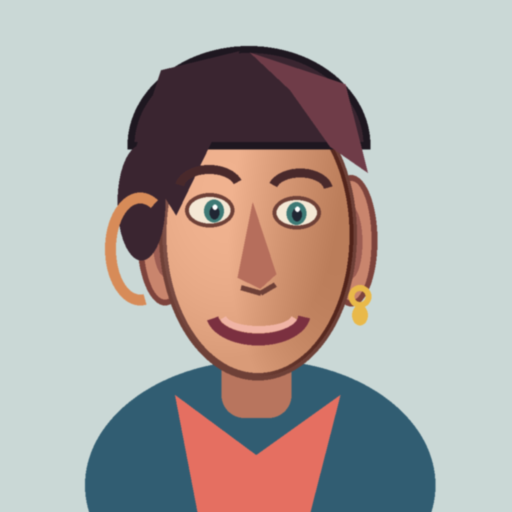
#> input picture tests/assets/benchmark_face_colour.png, 1024 x 1024 px (shown at 1/2 size)
$ python -i analysis.py   (imports and definitions only)   (older library calls are emulated)
#> lines starting #> are read from the running program, lines starting #| are printed output that depends on the picture; after the words box and inside, x2 and y2 are one past the last pixel; in counts of white or black regions, pixels touching at a corner belong together
### src/recraft/engine/edges.py
"""Reusable edge, gradient, contrast, and texture analysis."""

import cv2
import numpy as np


def edge_features(greyscale: np.ndarray) -> tuple[np.ndarray, np.ndarray, np.ndarray]:
    """Return edge, gradient-magnitude, and local-contrast maps in 0..1."""
    grey = np.clip(greyscale * 255, 0, 255).astype(np.uint8)
    blurred = cv2.GaussianBlur(grey, (5, 5), 0)
    gx = cv2.Sobel(blurred, cv2.CV_32F, 1, 0, ksize=3)
    gy = cv2.Sobel(blurred, cv2.CV_32F, 0, 1, ksize=3)
    gradient = cv2.magnitude(gx, gy)
    gradient /= max(float(gradient.max()), 1.0)
    edges = cv2.Canny(blurred, 50, 140).astype(np.float32) / 255.0
    local_mean = cv2.GaussianBlur(greyscale.astype(np.float32), (0, 0), 4)
    contrast = np.abs(greyscale - local_mean)
    contrast /= max(float(contrast.max()), 1e-6)
    return edges, gradient.astype(np.float32), contrast.astype(np.float32)


def texture_map(greyscale: np.ndarray) -> np.ndarray:
    """Estimate local texture using neighbourhood standard deviation."""
    source = greyscale.astype(np.float32)
    mean = cv2.boxFilter(source, -1, (9, 9), normalize=True)
    squared_mean = cv2.boxFilter(source * source, -1, (9, 9), normalize=True)
    texture = np.sqrt(np.maximum(squared_mean - mean * mean, 0))
    return (texture / max(float(texture.max()), 1e-6)).astype(np.float32)

### src/recraft/engine/segmentation.py
"""General-purpose saliency and subject/background segmentation."""

import cv2
import numpy as np


def saliency_map(greyscale: np.ndarray) -> np.ndarray:
    """Compute spectral-residual saliency without model downloads."""
    small = cv2.resize(greyscale.astype(np.float32), (64, 64), interpolation=cv2.INTER_AREA)
    spectrum = np.fft.fft2(small)
    log_amplitude = np.log(np.abs(spectrum) + 1e-8)
    residual = log_amplitude - cv2.blur(log_amplitude, (3, 3))
    reconstructed = np.fft.ifft2(np.exp(residual + 1j * np.angle(spectrum)))
    saliency = np.abs(reconstructed) ** 2
    saliency = cv2.GaussianBlur(saliency.astype(np.float32), (5, 5), 0)
    saliency = cv2.resize(saliency, (greyscale.shape[1], greyscale.shape[0]), interpolation=cv2.INTER_CUBIC)
    low, high = np.percentile(saliency, (5, 99))
    return np.clip((saliency - low) / max(float(high - low), 1e-6), 0, 1).astype(np.float32)


def centre_weight(shape: tuple[int, int]) -> np.ndarray:
    """Return a soft elliptical centre-prior map in 0..1."""
    height, width = shape
    y, x = np.mgrid[-1:1:complex(height), -1:1:complex(width)]
    distance = np.sqrt(x * x + y * y)
    return np.clip(1.0 - distance / np.sqrt(2), 0, 1).astype(np.float32)


def segment_subject(saliency: np.ndarray, centre: np.ndarray, edges: np.ndarray) -> tuple[np.ndarray, np.ndarray]:
    """Create generic soft subject and background masks from visual evidence."""
    evidence = np.clip(0.62 * saliency + 0.23 * centre + 0.15 * cv2.GaussianBlur(edges, (0, 0), 3), 0, 1)
    threshold = max(0.28, float(np.percentile(evidence, 62)))
    binary = (evidence >= threshold).astype(np.uint8)
    kernel = np.ones((5, 5), np.uint8)
    binary = cv2.morphologyEx(binary, cv2.MORPH_CLOSE, kernel)
    binary = cv2.morphologyEx(binary, cv2.MORPH_OPEN, np.ones((3, 3), np.uint8))
    subject = cv2.GaussianBlur(binary.astype(np.float32), (0, 0), 3)
    subject = np.clip(subject, 0, 1)
    return subject, (1.0 - subject).astype(np.float32)

### src/recraft/engine/faces.py
"""Optional face and landmark signals for the general image engine."""

import cv2
import numpy as np


def detect_faces(greyscale: np.ndarray) -> tuple[list[tuple[int, int, int, int]], np.ndarray, list[np.ndarray]]:
    """Return face rectangles, a soft face mask, and landmarks when available.

    OpenCV's bundled cascade provides an optional importance cue. Landmark
    output remains empty when no compatible landmark model is installed.
    """
    grey = np.clip(greyscale * 255, 0, 255).astype(np.uint8)
    classifier = getattr(cv2, "CascadeClassifier", None)
    data = getattr(cv2, "data", None)
    if classifier is None or data is None:
        return [], np.zeros(grey.shape, dtype=np.float32), []
    cascade = classifier(data.haarcascades + "haarcascade_frontalface_default.xml")
    detected = () if cascade.empty() else cascade.detectMultiScale(grey, 1.1, 5, minSize=(24, 24))
    rectangles = [tuple(int(value) for value in item) for item in detected]
    mask = np.zeros(grey.shape, dtype=np.float32)
    for x, y, width, height in rectangles:
        centre = (x + width // 2, y + height // 2)
        cv2.ellipse(mask, centre, (width // 2, height // 2), 0, 0, 360, 1.0, -1)
    if rectangles:
        mask = cv2.GaussianBlur(mask, (0, 0), max(2, min(grey.shape) / 100))
        mask = np.clip(mask, 0, 1)
    return rectangles, mask, []

### src/recraft/engine/colour.py
"""Colour interpretation helpers."""

import cv2
import numpy as np


def cluster_colours(rgb: np.ndarray, cluster_count: int = 6) -> tuple[np.ndarray, np.ndarray]:
    """K-means cluster RGB pixels and return labels plus display colours."""
    height, width = rgb.shape[:2]
    pixels = rgb.reshape(-1, 3).astype(np.float32)
    count = max(1, min(cluster_count, len(pixels)))
    cv2.setRNGSeed(42)
    _, labels, centres = cv2.kmeans(
        pixels,
        count,
        None,
        (cv2.TERM_CRITERIA_EPS + cv2.TERM_CRITERIA_MAX_ITER, 30, 0.5),
        3,
        cv2.KMEANS_PP_CENTERS,
    )
    return labels.reshape(height, width).astype(np.int16), np.clip(centres, 0, 255).astype(np.uint8)

### src/recraft/engine/importance.py
"""Automatic and user-adjustable importance-map composition."""

import cv2
import numpy as np


def build_importance(
    edges: np.ndarray,
    gradient: np.ndarray,
    saliency: np.ndarray,
    face_mask: np.ndarray,
    local_contrast: np.ndarray,
    subject_mask: np.ndarray,
    centre: np.ndarray,
) -> np.ndarray:
    """Combine reusable evidence into a normalized preservation priority."""
    boundaries = cv2.GaussianBlur(edges, (0, 0), 1.5)
    combined = (
        0.16 * gradient
        + 0.18 * saliency
        + 0.18 * face_mask
        + 0.14 * local_contrast
        + 0.14 * boundaries
        + 0.12 * subject_mask
        + 0.08 * centre
    )
    low, high = np.percentile(combined, (2, 98))
    return np.clip((combined - low) / max(float(high - low), 1e-6), 0, 1).astype(np.float32)


# [18 lines left out: function apply_user_masks, not called in this run]

### src/recraft/engine/analysis.py
"""Top-level ReCraft Engine image interpretation pipeline."""

import cv2
import numpy as np
from PIL import Image

from recraft.engine.analysis_result import ImageAnalysis
from recraft.engine.colour import cluster_colours
from recraft.engine.edges import edge_features, texture_map
from recraft.engine.faces import detect_faces
from recraft.engine.importance import build_importance
from recraft.engine.segmentation import centre_weight, saliency_map, segment_subject

MAX_ANALYSIS_DIMENSION = 1200


# [41 lines left out: function analyse_image, not called in this run]

>>> from PIL import Image
>>> picture = Image.open('../../../tests/assets/benchmark_face_colour.png')
#> picture is the input picture: PIL image 1024x1024 RGB; mean R, G, B 170.8, 166.2, 163.1
>>> result = analyse_image(picture)
#> in edge_features, `edges = cv2.Canny(blurred, 50, 140).astype(np.float32) / 255.0`:
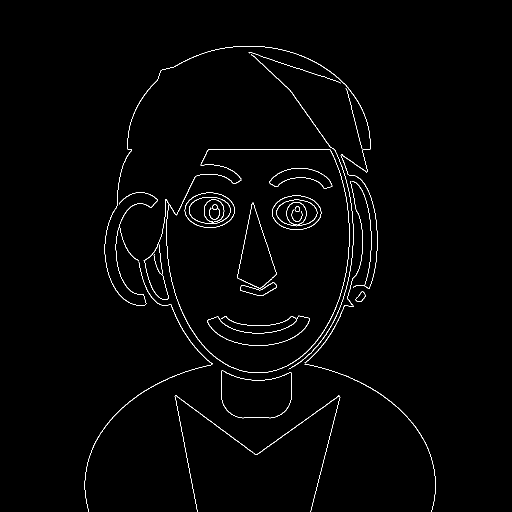
#> edges: shape (1024, 1024) float32 (shown at 1/2 size); values 0 (black) and 1 (white), 1.2% white in thin lines or dots, all inside (x1, y1, x2, y2) = (169, 92, 871, 1024)
#> in saliency_map, `saliency = cv2.resize(saliency, (greyscale.shape[1], greyscale.shape[0..`:
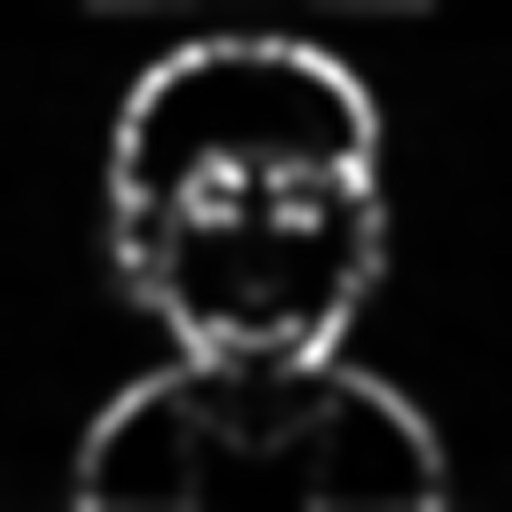
#> saliency: shape (1024, 1024) float32 (shown at 1/2 size); min -5.05e-06, max 0.00398, mean 0.000411; drawn with min black and max white
#> in saliency_map, `low, high = np.percentile(saliency, (5, 99))`: low = 2.12e-05; high = 0.00288
#> in detect_faces, `detected = () if cascade.empty() else cascade.detectMultiScale(grey, 1..`: detected = [[284, 248, 464, 464]]
#> in detect_faces, `rectangles = [tuple(int(value) for value in item) for item in detected]`: rectangles = [(284, 248, 464, 464)]
#> the loop in detect_faces, `for x, y, width, height in rectangles:` made 1 pass
#> (x, y, width, height, centre) on pass 1: (284, 248, 464, 464, (516, 480))
#> after the loop in detect_faces, `for x, y, width, height in rectangles:`: mask: shape (1024, 1024) float32; values 0 (black) and 1 (white), 16.2% white; 1 white region, box (x1, y1, x2, y2) and area: (284, 248, 749, 713) 169515
#> in analyse_image, `face_rectangles, face_mask, landmarks = detect_faces(greyscale)`: landmarks = []
#> in segment_subject, `evidence = np.clip(0.62 * saliency + 0.23 * centre + 0.15 * cv2.Gaussi..`:
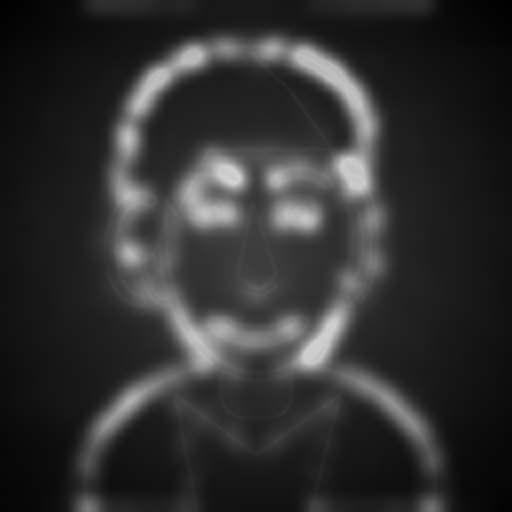
#> evidence: shape (1024, 1024) float32 (shown at 1/2 size); min 0, max 0.829, mean 0.191
#> in segment_subject, `threshold = max(0.28, float(np.percentile(evidence, 62)))`: threshold = 0.28
#> in segment_subject, `binary = (evidence >= threshold).astype(np.uint8)`: binary: shape (1024, 1024); values 0 (black) and 1 (white), 20.9% white; 6 white regions (1 under 20 px), largest, box (x1, y1, x2, y2) and area: (167, 70, 875, 943) 214033, (475, 554, 556, 609) 2956, (153, 990, 202, 1024) 1287, (839, 994, 884, 1024) 1087, (646, 802, 664, 816) 119
#> in analyse_image, `subject, background = segment_subject(saliency, centre, edges)`:
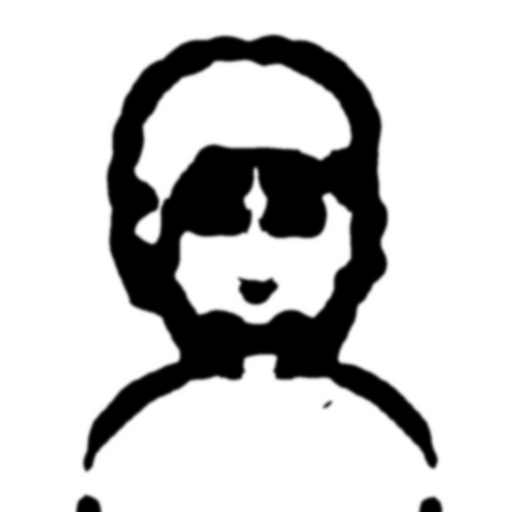
#> background: shape (1024, 1024) float32 (shown at 1/2 size); min 0, max 1, mean 0.791
#> in cluster_colours, `count = max(1, min(cluster_count, len(pixels)))`: count = 6
#> in cluster_colours, `_, labels, centres = cv2.kmeans( pixels, count, None, (cv2.TERM_CRITER..`: centres = [[200.6, 215.9, 215.2], [117.7, 66.58, 67.79], [227, 167.2, 131.4], [50.56, 94, 114.3], [56.66, 36.13, 45.83], [205.8, 122.5, 98.02]]
#> in analyse_image, `labels, centres = cluster_colours(rgb, colour_clusters)`:
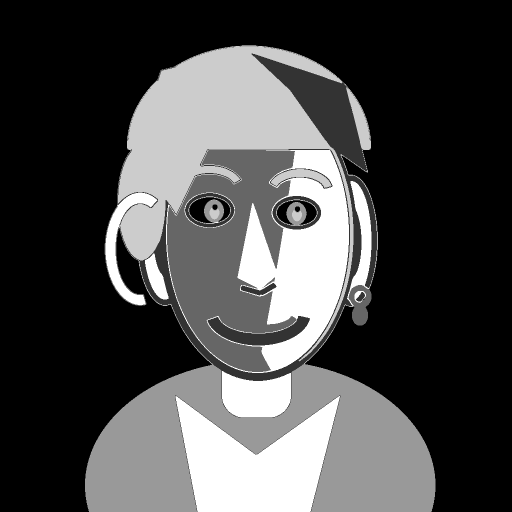
#> labels: shape (1024, 1024) int16 (shown at 1/2 size); min 0, max 5, mean 1.43; drawn with min black and max white
#> in analyse_image, `labels, centres = cluster_colours(rgb, colour_clusters)`: centres = [[200, 215, 215], [117, 66, 67], [227, 167, 131], [50, 93, 114], [56, 36, 45], [205, 122, 98]]
#> in build_importance, `combined = ( 0.16 * gradient + 0.18 * saliency + 0.18 * face_mask + 0...`:
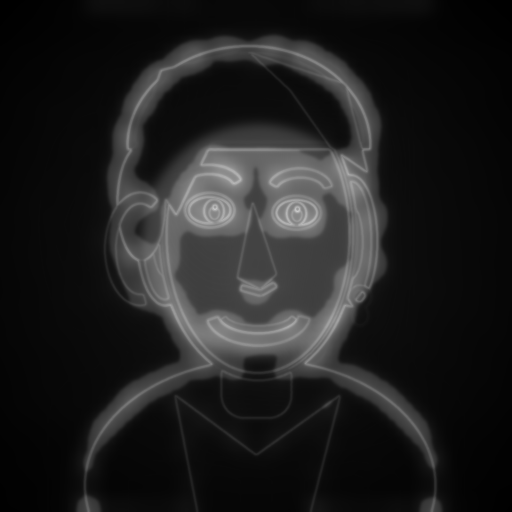
#> combined: shape (1024, 1024) float32 (shown at 1/2 size); min 0, max 0.813, mean 0.124
#> in build_importance, `low, high = np.percentile(combined, (2, 98))`: low = 0.00982; high = 0.531
#> in build_importance, `return np.clip((combined - low) / max(float(high - low), 1e-6), 0, 1)...`:
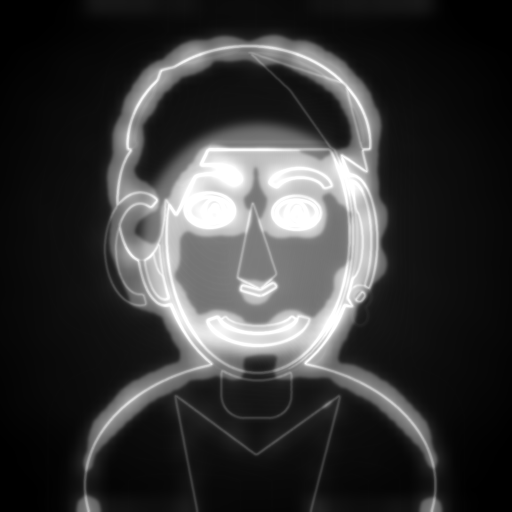
#> returned value: shape (1024, 1024) float32 (shown at 1/2 size); min 0, max 1, mean 0.217
